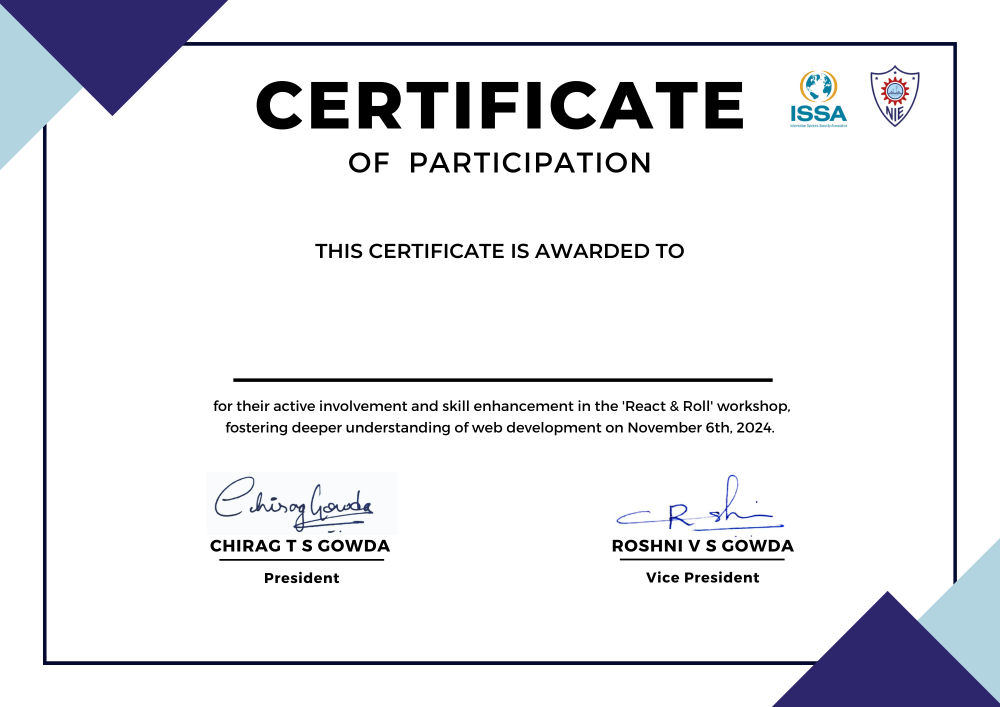
#> input picture XYZ (1).png, 2000 x 1414 px (shown at 1/2 size)
$ python find_coordinates_static.py
#> lines starting #> are read from the running program, lines starting #| are printed output that depends on the picture
from PIL import Image, ImageDraw

# Load the certificate template
img = Image.open("XYZ (1).png")
#> img is the input picture: PIL image 2000x1414 RGB; mean R, G, B 232.2, 232.8, 236.4

# Create a drawing context
draw = ImageDraw.Draw(img)

# Draw a red rectangle at a sample position (for testing)
name_position = (500, 600)  # Adjust this based on where you want to place the name
draw.rectangle([name_position, (name_position[0] + 200, name_position[1] + 50)], outline="red", width=3)

# Save or display the image to see the rectangle
img.show()  # This opens the image for you to visually inspect
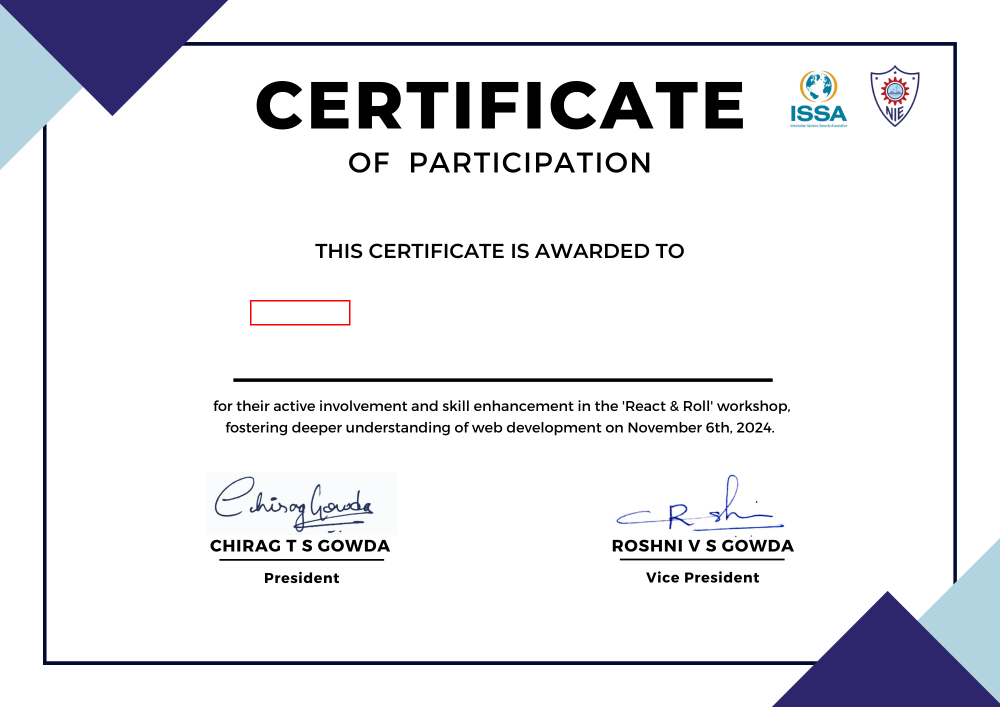
#> shown: PIL image 2000x1414 RGB (shown at 1/2 size); mean R, G, B 232.2, 232.7, 236.3
img.save("certificate_with_rectangle.png")
